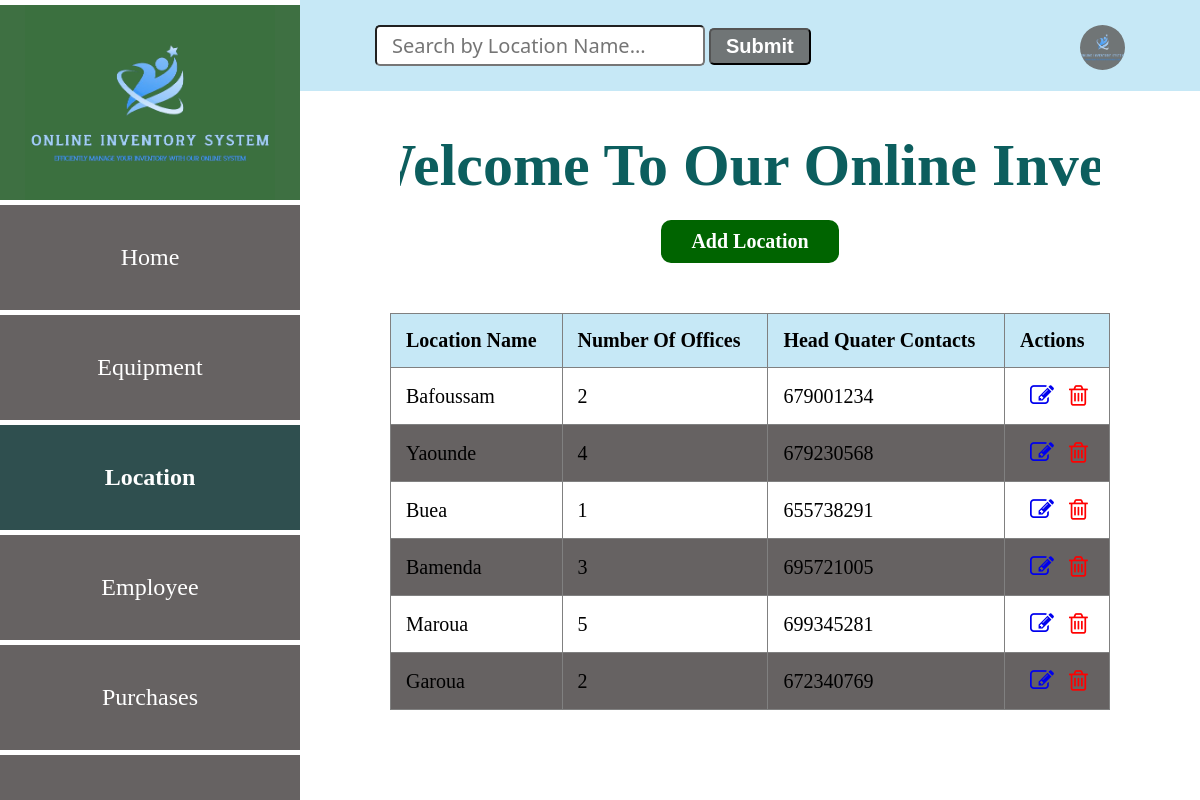
The app's page /location with its own data.
### app.py (models this page shows, shortened)
class Location(db.Model):
    __tablename__ = "locations"
    id=db.Column(db.Integer, primary_key=True)
    location_name=db.Column(db.String(50))
    number_of_offices=db.Column(db.Integer)
    head_quater_contact=db.Column(db.Integer)
    employees_rel=db.relationship('Employee', backref='employees_location')
    equipment_rel=db.relationship('Equipment', backref='equipment_loation')

### app.py (the view)
@app.route('/location')
def location():
    locations = Location.query.all()
    return render_template ('locationList.html', locations = locations)

### app.py (called while the page is built)
@app.before_request
def create_table():
    db.create_all()

### templates/locationList.html (shortened to what this page needs)
<!DOCTYPE html>
<html lang="en">
<head>
    <link
    rel="stylesheet"
    href="{{ url_for('static', filename='main.css') }}"
    />
    <link rel="stylesheet" href="https://cdnjs.cloudflare.com/ajax/libs/font-awesome/4.7.0/css/font-awesome.min.css">
</head>
<body>
    <div class="header">
        <input type="search" id="query" name="search" placeholder="Search by Location Name...">
        <button id="search-button">Submit</button>
        <a href="#"><img src="{{ url_for('static', filename='logo.png') }}" alt=""></a>
    </div>
    <section class="sidebar">
        <div class="logo">
            <img src="{{ url_for('static', filename='logo.png') }}" alt="logo">
        </div>
        <div class="content">
            <a href="/entry_point" class="home">Home</a>
            <a href="/equipment" class="home">Equipment</a>
            <a href="/location" class="home active">Location</a>
            <a href="/employee" class="home">Employee</a>
            <a href="/purchase" class="home">Purchases</a>
            <a href="/login" class="home">Logout</a>
        </div>
    </section>
    <div class="marquee-container">
      <h1 class="marquee">Welcome To Our Online Inventory System</h1>
    </div>
    <div class="location-form">
      <a href="/add-location" class="btn1">Add Location</a>
      <table border="1" style="overflow: auto;">
        <thead>
          <tr>
            <th>Location Name</th>
            <th>Number Of Offices</th>
            <th>Head Quater Contacts</th>
            <th>Actions</th>
          </tr>
        </thead>
        <tbody id="table-results">
          {% for location in locations  %}
            <tr>
              <td>{{ location.location_name }}</td>
              <td>{{ location.number_of_offices}}</td>
              <td>{{ location.head_quater_contact}}</td>
              <td class="action">
                <a href="/edit_location{{ location.id }}"><i class="fa fa-edit" style="font-size:24px"></i></a>
                <a href="/delete_location{{ location.id }}"><i class="fa fa-trash-o" style="font-size:24px"></i></a>
              </td>
            </tr>
          {% endfor %}
        </tbody>
      </table>
    </div>
</body>
</html>

### static/main.css (style rules this page uses)
body { margin: 0; padding: 0; font-family: Verdana; }
.header { background: #c6e8f6; padding: 25px; }
.header input { padding: 5px 15px; font-size: 20px; font-family:'Segoe UI', Tahoma, Geneva, Verdana, sans-serif; border-radius: 5px; margin-left: 350px; }
.header button { padding: 5px 15px; font-size: 20px; border-radius: 5px; background: #707576; color: #fff; font-weight: bold; }
.header img { width: 45px; height: 45px; background: #707576; border-radius: 50%; float: right; justify-content: center; margin-right: 50px; }
.sidebar { position: fixed; top: 0; left: 0; width: 300px; height: 100vh; background: #707576; border-top: 5px solid #fff; }
.logo { width: 300px; height: 200px; background: rgba(59, 112, 63, 0.938); display: flex; justify-content: center; align-items: center; }
.logo img { width: 250px; display: block; margin: auto; background-color: rgba(59, 112, 63, 0.938); }
.content { background: #707576; width: 300px; height: calc(100vh - 200px); position: fixed; top: 200px; z-index: 1; border-top: 5px solid #fff; overflow-y: auto; }
.content a { display: flex; text-decoration: none; color: #fff; font-size: 24px; border-bottom: 5px solid white; padding: 39px; justify-content: center; }
.home { border: none; outline: none; padding: 10px 16px; background: #666262; cursor: pointer; }
.active, .home:hover { background: darkslategrey; color: black; font-weight: bold; }
h1 { display: flex; font-size: 60px; flex-wrap: wrap; justify-content: center; gap: 50px; margin-left: 300px; text-align: center; margin-top: 40px; color: rgb(12, 94, 94); }
.location-form { display: flex; justify-content: center; align-items: center; flex-direction: column; margin-left: 300px; }
table { width: 80%; border-collapse: collapse; margin-top: 30px; }
th, td { padding: 15px; text-align: left; font-size: 20px; }
th { background-color: #c6e8f6; font-weight: bold; }
tbody tr:nth-child(even) { background-color: #666262; }
.btn1 { background: darkgreen; color: #fff; font-size: 1em; padding: 10px 30px; border-radius: 10px; transition: background-color 0.25s; margin-bottom: 20px; text-decoration: none; font-size: 20px; display: block; margin-top: -20px; font-weight: bold; }
.marquee-container { overflow: hidden; margin-right: 100px; margin-left: 400px; behavior: inherit; }
.marquee { animation: marquee 20s linear infinite; white-space: nowrap; }
.action a { margin-left: 10px; }
.action .fa-trash-o { color: red; }

### records on screen
Location: location_name "Bafoussam", number_of_offices "2", head_quater_contact "679001234"
Location: location_name "Yaounde", number_of_offices "4", head_quater_contact "679230568"
Location: location_name "Buea", number_of_offices "1", head_quater_contact "655738291"
Location: location_name "Bamenda", number_of_offices "3", head_quater_contact "695721005"
Location: location_name "Maroua", number_of_offices "5", head_quater_contact "699345281"
Location: location_name "Garoua", number_of_offices "2", head_quater_contact "672340769"
